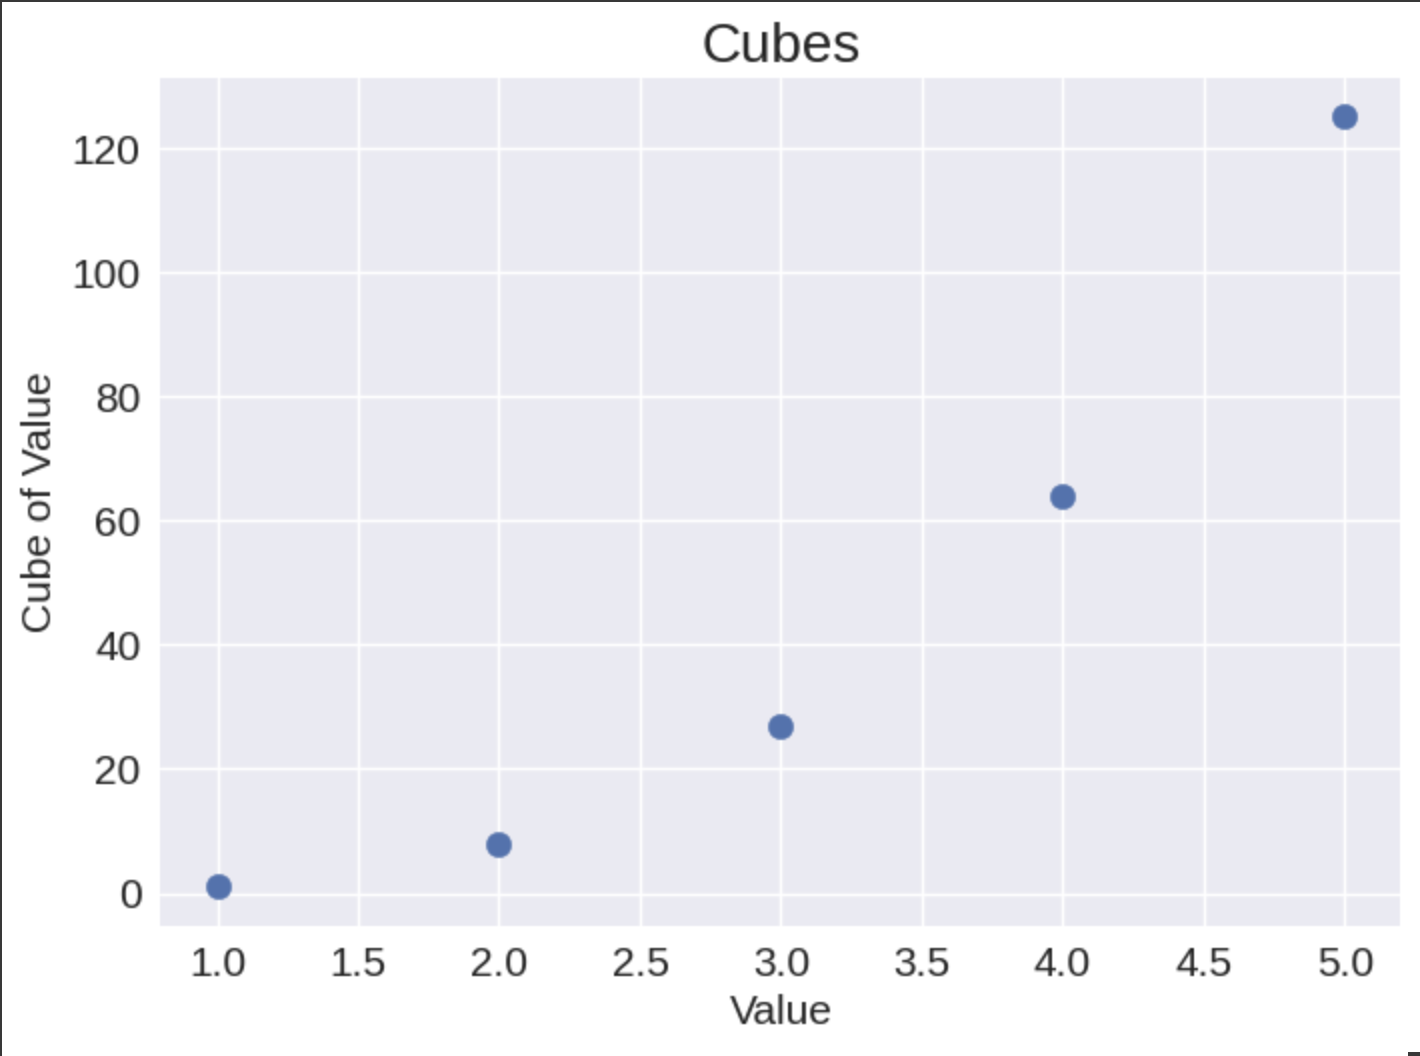

Recreate this plot in Python.
import matplotlib.pyplot as plt

x = [1, 2, 3, 4, 5]
cubes = [1, 8, 27, 64, 125]

plt.style.use('seaborn-v0_8')
one, two = plt.subplots()

two.scatter(x, cubes, s=80)
two.set_title("Cubes", fontsize=20)
two.set_xlabel('Value', fontsize=15)
two.set_ylabel('Cube of Value', fontsize=15)
two.tick_params(axis='both', labelsize=15)

plt.show()

xx = range(1, 5001)
yy = [x**3 for x in xx]

plt.style.use('seaborn-v0_8')
fig, ax = plt.subplots()

ax.scatter(xx, yy, c=yy, cmap=plt.cm.Blues, s=50)
ax.set_title("Cubes", fontsize=20)
ax.set_xlabel('Value', fontsize=15)
ax.set_ylabel('Cube of Value', fontsize=15)
ax.tick_params(axis='both', labelsize=15)

plt.show()
